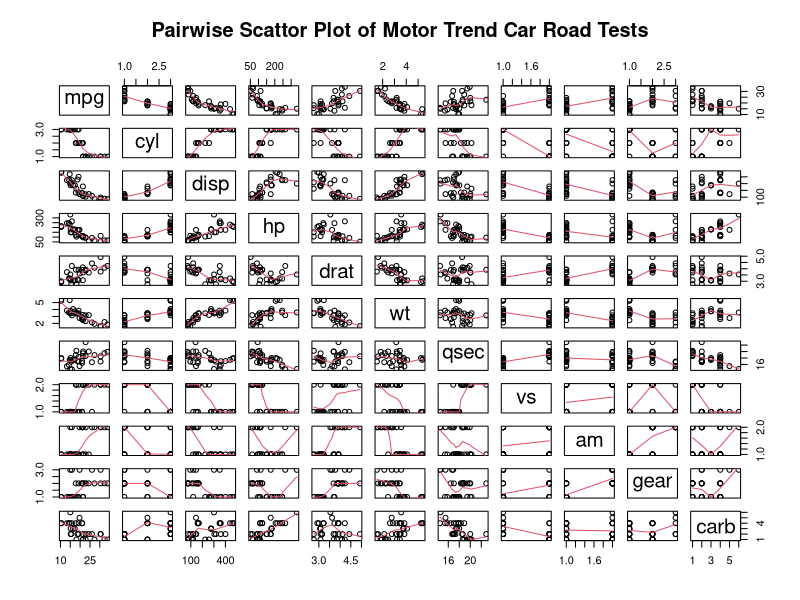
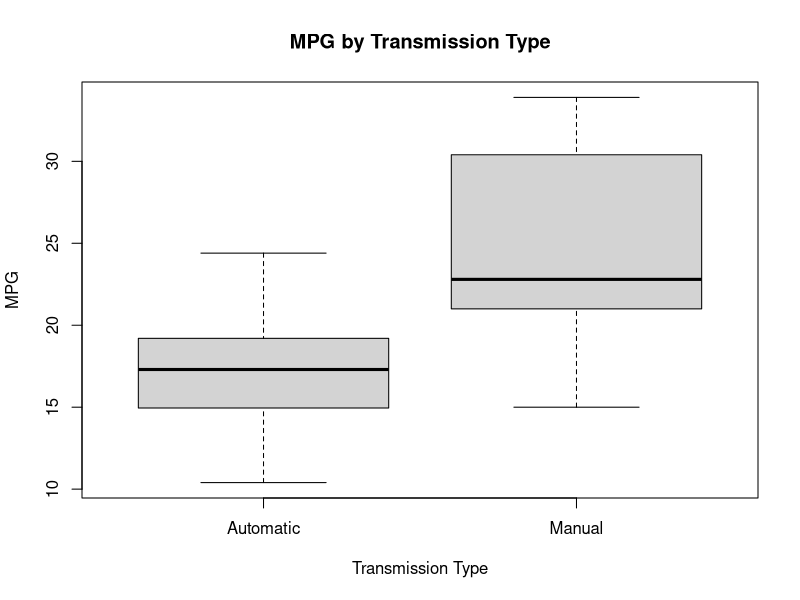
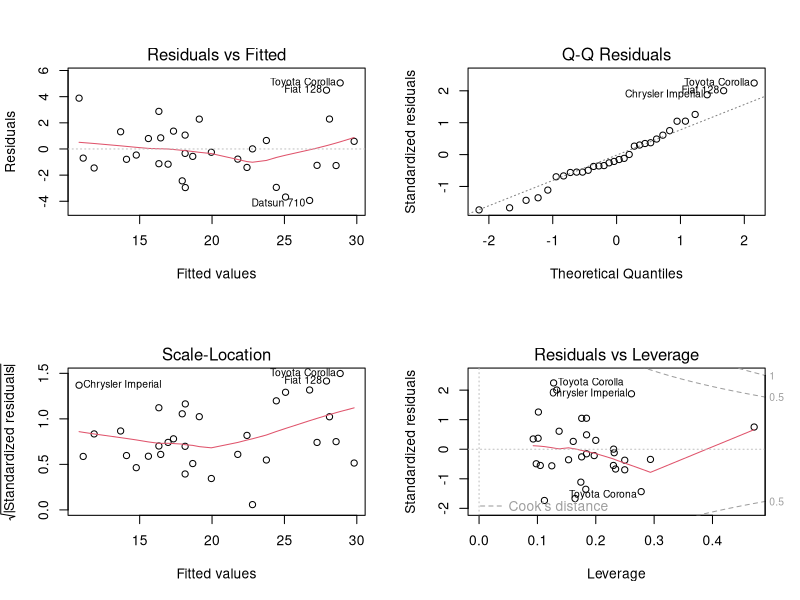

Write the R code that produced these figures, in order.
## ---- chunk 1
summary(mtcars)
## ---- chunk 2
mtcars$cyl <- factor(mtcars$cyl)
mtcars$vs <- factor(mtcars$vs)
mtcars$am <- factor(mtcars$am, labels=c('Automatic','Manual'))
mtcars$gear <- factor(mtcars$gear)
mtcars$carb <- factor(mtcars$carb)
## ---- chunk 3
t.test(mpg ~ am, data = mtcars) 
## ---- chunk 4
m1 <- lm(mpg ~ am, data = mtcars)
summary(m1)
## ---- chunk 5
m2 <- lm(mpg ~ ., data = mtcars)
summary(m2)
## ---- chunk 6
m3 <- step(m2, direction="backward")
## ---- chunk 7
summary(m3)
## ---- chunk 8
pairs(mtcars, panel=panel.smooth, main="Pairwise Scattor Plot of Motor Trend Car Road Tests")
## ---- chunk 9
boxplot(mpg ~ am, data = mtcars, xlab = "Transmission Type", ylab = "MPG", main="MPG by Transmission Type")
## ---- chunk 10
par(mfrow = c(2, 2))
plot(m3)
